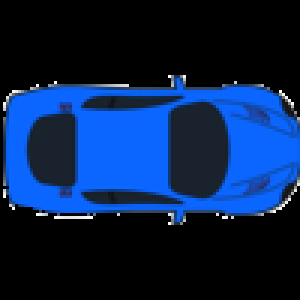
#> input picture car_images/human.png, 100 x 100 px, found by its file name (shown 3 times larger)
$ python ImageEditor.py   (Python 2 division)
#> lines starting #> are read from the running program, lines starting #| are printed output that depends on the picture
import IPython
import cv2
import numpy as np
import time


for i in range(360):
	nom_img = cv2.imread("car_images/human.png",-1)
#> nom_img is the input picture: shape (100, 100, 4); mean B, G, R, A 74.8, 33.7, 9.1, 106.1
	nom_img = cv2.pyrDown(nom_img)
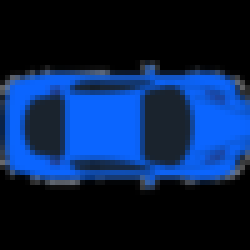
#> nom_img: shape (50, 50, 4) (shown 5 times larger); mean B, G, R, A 74.8, 33.7, 9.2, 106.3
	size = nom_img.shape
#> size = (50, 50, 4)

	center = np.array([float(size[0])/2.0,float(size[1])/2.0])
#> center = [25, 25]
	rot_mat = cv2.getRotationMatrix2D((center[0],center[1]),float(360-i), 1.0)

	rot_img = cv2.warpAffine(nom_img,rot_mat, (size[1],size[1]),flags=cv2.INTER_LINEAR)
	cv2.imwrite("car_images/human_ "+str(i)+".png",rot_img)
	cv2.imshow("Fig "+str(i),rot_img)
	print i


IPython.embed()
